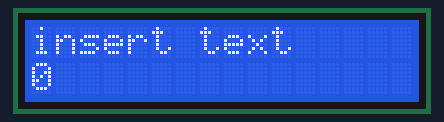
This sketch was run on a simulated ESP32. Parts: 16×2 character LCD.

Above: at 0.1 s.
At 4.1 s:
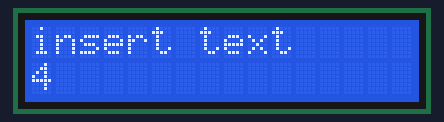
At 9.1 s:
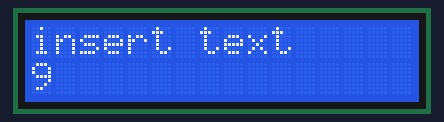
At 19.1 s:
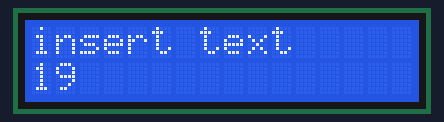
At 29.1 s:
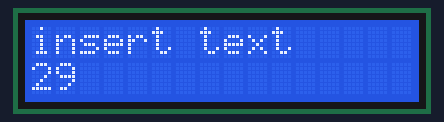
At 39.1 s:
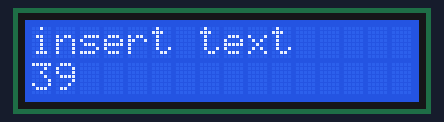

Measured:
- what the display in image 1 shows lasts 1.0 s, from 4.0 s to 5.0 s

The sketch:

sketch_jul22b.ino
```cpp
#include <WiFi.h>
#include <WiFiClient.h>
#include <WiFiServer.h>
#include <WiFiUdp.h>

#include <LiquidCrystal.h>

const int rs = 12, en = 11, d4 = 5, d5 = 4, d6 = 3, d7 = 2;
LiquidCrystal lcd(rs, en, d4, d5, d6, d7);

void setup() {
  lcd.begin(16, 2);
  lcd.print("insert text");
}

void loop() {
  lcd.setCursor(0, 1);
  lcd.print(millis() / 1000);
}
```
